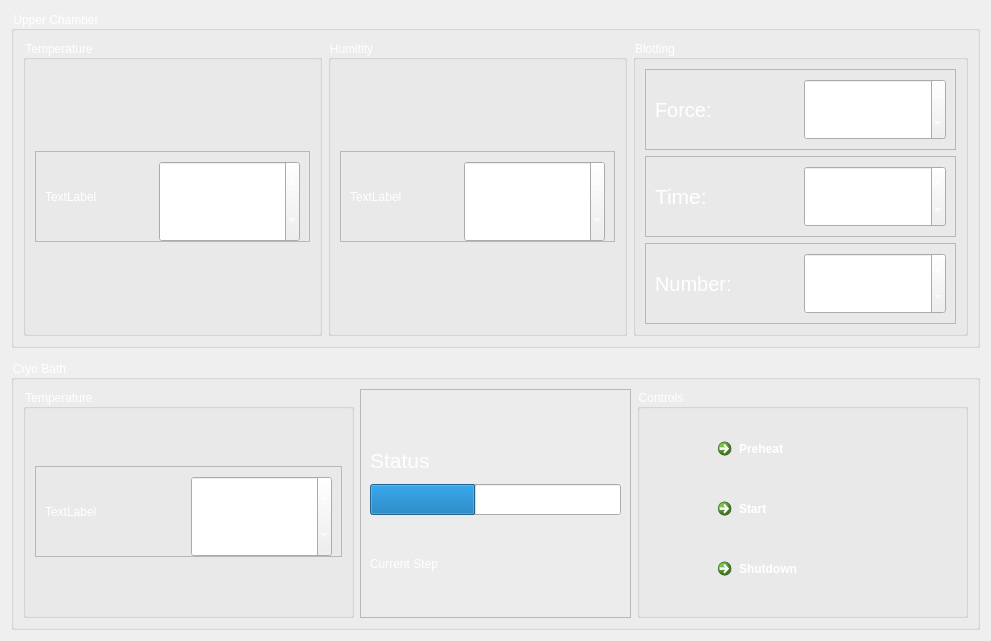
            <widget class="QWidget" name="page_home">
             <layout class="QVBoxLayout" name="verticalLayout_6">
              <item>
               <widget class="QGroupBox" name="upper_chamer_box">
                <property name="styleSheet">
                 <string notr="true">color: rgb(255, 255, 255)</string>
                </property>
                <property name="title">
                 <string>Upper Chamber</string>
                </property>
                <layout class="QHBoxLayout" name="horizontalLayout_4">
                 <item>
                  <widget class="QGroupBox" name="temp_box_2">
                   <property name="minimumSize">
                    <size>
                     <width>0</width>
                     <height>245</height>
                    </size>
                   </property>
                   <property name="title">
                    <string>Temperature</string>
                   </property>
                   <layout class="QGridLayout" name="gridLayout">
                    <item row="0" column="0">
                     <widget class="QFrame" name="frame_3">
                      <property name="minimumSize">
                       <size>
                        <width>0</width>
                        <height>91</height>
                       </size>
                      </property>
                      <property name="maximumSize">
                       <size>
                        <width>16777215</width>
                        <height>91</height>
                       </size>
                      </property>
                      <property name="frameShape">
                       <enum>QFrame::StyledPanel</enum>
                      </property>
                      <property name="frameShadow">
                       <enum>QFrame::Raised</enum>
                      </property>
                      <layout class="QHBoxLayout" name="horizontalLayout_5">
                       <item>
                        <widget class="QLabel" name="temp_lable_2">
                         <property name="minimumSize">
                          <size>
                           <width>91</width>
                           <height>51</height>
                          </size>
                         </property>
                         <property name="text">
                          <string>TextLabel</string>
                         </property>
                        </widget>
                       </item>
                       <item>
                        <widget class="QDoubleSpinBox" name="temp_control_2">
                         <property name="minimumSize">
                          <size>
                           <width>141</width>
                           <height>81</height>
                          </size>
                         </property>
                         <property name="styleSheet">
                          <string notr="true"/>
                         </property>
                         <property name="value">
                          <double>22.000000000000000</double>
                         </property>
                        </widget>
                       </item>
                      </layout>
                     </widget>
                    </item>
                   </layout>
                  </widget>
                 </item>
                 <item>
                  <widget class="QGroupBox" name="humid_box_2">
                   <property name="minimumSize">
                    <size>
                     <width>0</width>
                     <height>245</height>
                    </size>
                   </property>
                   <property name="title">
                    <string>Humitity</string>
                   </property>
                   <layout class="QGridLayout" name="gridLayout_2">
                    <item row="0" column="0">
                     <widget class="QFrame" name="frame_4">
                      <property name="minimumSize">
                       <size>
                        <width>0</width>
                        <height>91</height>
                       </size>
                      </property>
                      <property name="maximumSize">
                       <size>
                        <width>16777215</width>
                        <height>91</height>
                       </size>
                      </property>
                      <property name="frameShape">
                       <enum>QFrame::StyledPanel</enum>
                      </property>
                      <property name="frameShadow">
                       <enum>QFrame::Raised</enum>
                      </property>
                      <layout class="QHBoxLayout" name="horizontalLayout_9">
                       <item>
                        <widget class="QLabel" name="humid_lable_2">
                         <property name="minimumSize">
                          <size>
                           <width>91</width>
                           <height>51</height>
                          </size>
                         </property>
                         <property name="text">
                          <string>TextLabel</string>
                         </property>
                        </widget>
                       </item>
                       <item>
                        <widget class="QDoubleSpinBox" name="humid_control_2">
                         <property name="minimumSize">
                          <size>
                           <width>141</width>
                           <height>81</height>
                          </size>
                         </property>
                         <property name="decimals">
                          <number>0</number>
                         </property>
                         <property name="value">
                          <double>80.000000000000000</double>
                         </property>
                        </widget>
                       </item>
                      </layout>
                     </widget>
                    </item>
                   </layout>
                  </widget>
                 </item>
                 <item>
                  <widget class="QGroupBox" name="blotting_box_2">
                   <property name="minimumSize">
                    <size>
                     <width>0</width>
                     <height>245</height>
                    </size>
                   </property>
                   <property name="title">
                    <string>Blotting</string>
                   </property>
                   <layout class="QVBoxLayout" name="verticalLayout_7">
                    <item>
                     <widget class="QFrame" name="frame_6">
                      <property name="minimumSize">
                       <size>
                        <width>311</width>
                        <height>76</height>
                       </size>
                      </property>
                      <property name="frameShape">
                       <enum>QFrame::StyledPanel</enum>
                      </property>
                      <property name="frameShadow">
                       <enum>QFrame::Raised</enum>
                      </property>
                      <layout class="QHBoxLayout" name="horizontalLayout_12">
                       <item>
                        <widget class="QLabel" name="label_4">
                         <property name="minimumSize">
                          <size>
                           <width>61</width>
                           <height>41</height>
                          </size>
                         </property>
                         <property name="font">
                          <font>
                           <pointsize>15</pointsize>
                          </font>
                         </property>
                         <property name="text">
                          <string>Force:</string>
                         </property>
                        </widget>
                       </item>
                       <item>
                        <widget class="QDoubleSpinBox" name="blotting_force_control_2">
                         <property name="minimumSize">
                          <size>
                           <width>121</width>
                           <height>61</height>
                          </size>
                         </property>
                         <property name="decimals">
                          <number>0</number>
                         </property>
                         <property name="value">
                          <double>1.000000000000000</double>
                         </property>
                        </widget>
                       </item>
                      </layout>
                     </widget>
                    </item>
                    <item>
                     <widget class="QFrame" name="frame_7">
                      <property name="frameShape">
                       <enum>QFrame::StyledPanel</enum>
                      </property>
                      <property name="frameShadow">
                       <enum>QFrame::Raised</enum>
                      </property>
                      <layout class="QHBoxLayout" name="horizontalLayout_13">
                       <item>
                        <widget class="QLabel" name="label_5">
                         <property name="minimumSize">
                          <size>
                           <width>81</width>
                           <height>41</height>
                          </size>
                         </property>
                         <property name="font">
                          <font>
                           <family>Arial</family>
                           <pointsize>16</pointsize>
                          </font>
                         </property>
                         <property name="text">
                          <string>Time:</string>
                         </property>
                        </widget>
                       </item>
                       <item>
                        <widget class="QDoubleSpinBox" name="blotting_time_control_2">
                         <property name="minimumSize">
                          <size>
                           <width>121</width>
                           <height>61</height>
                          </size>
                         </property>
                         <property name="decimals">
                          <number>0</number>
                         </property>
                         <property name="value">
                          <double>1.000000000000000</double>
                         </property>
                        </widget>
                       </item>
                      </layout>
                     </widget>
                    </item>
                    <item>
                     <widget class="QFrame" name="frame_8">
                      <property name="frameShape">
                       <enum>QFrame::StyledPanel</enum>
                      </property>
                      <property name="frameShadow">
                       <enum>QFrame::Raised</enum>
                      </property>
                      <layout class="QHBoxLayout" name="horizontalLayout_14">
                       <item>
                        <widget class="QLabel" name="label_6">
                         <property name="minimumSize">
                          <size>
                           <width>81</width>
                           <height>41</height>
                          </size>
                         </property>
                         <property name="font">
                          <font>
                           <pointsize>15</pointsize>
                          </font>
                         </property>
                         <property name="text">
                          <string>Number:</string>
                         </property>
                        </widget>
                       </item>
                       <item>
                        <widget class="QDoubleSpinBox" name="blotting_number_control_2">
                         <property name="minimumSize">
                          <size>
                           <width>121</width>
                           <height>61</height>
                          </size>
                         </property>
                         <property name="decimals">
                          <number>0</number>
                         </property>
                         <property name="value">
                          <double>1.000000000000000</double>
                         </property>
                        </widget>
                       </item>
                      </layout>
                     </widget>
                    </item>
                   </layout>
                  </widget>
                 </item>
                </layout>
               </widget>
              </item>
              <item>
               <widget class="QWidget" name="spacer" native="true">
                <property name="maximumSize">
                 <size>
                  <width>16777215</width>
                  <height>10</height>
                 </size>
                </property>
                <property name="contextMenuPolicy">
                 <enum>Qt::NoContextMenu</enum>
                </property>
               </widget>
              </item>
              <item>
               <widget class="QGroupBox" name="cryo_box">
                <property name="cursor">
                 <cursorShape>ArrowCursor</cursorShape>
                </property>
                <property name="acceptDrops">
                 <bool>false</bool>
                </property>
                <property name="whatsThis">
                 <string/>
                </property>
                <property name="styleSheet">
                 <string notr="true">color: rgb(255, 255, 255)</string>
                </property>
                <property name="title">
                 <string>Cryo Bath</string>
                </property>
                <property name="checkable">
                 <bool>false</bool>
                </property>
                <layout class="QHBoxLayout" name="horizontalLayout_11">
                 <item>
                  <widget class="QGroupBox" name="temp_box_bottom_4">
                   <property name="minimumSize">
                    <size>
                     <width>331</width>
                     <height>229</height>
                    </size>
                   </property>
                   <property name="title">
                    <string>Temperature</string>
                   </property>
                   <layout class="QGridLayout" name="gridLayout_3">
                    <item row="0" column="0">
                     <widget class="QFrame" name="frame_5">
                      <property name="minimumSize">
                       <size>
                        <width>0</width>
                        <height>91</height>
                       </size>
                      </property>
                      <property name="maximumSize">
                       <size>
                        <width>16777215</width>
                        <height>91</height>
                       </size>
                      </property>
                      <property name="frameShape">
                       <enum>QFrame::StyledPanel</enum>
                      </property>
                      <property name="frameShadow">
                       <enum>QFrame::Raised</enum>
                      </property>
                      <layout class="QHBoxLayout" name="horizontalLayout_10">
                       <item>
                        <widget class="QLabel" name="temp_lable_bottom_4">
                         <property name="minimumSize">
                          <size>
                           <width>91</width>
                           <height>51</height>
                          </size>
                         </property>
                         <property name="text">
                          <string>TextLabel</string>
                         </property>
                        </widget>
                       </item>
                       <item>
                        <widget class="QDoubleSpinBox" name="temp_control_botttom_4">
                         <property name="minimumSize">
                          <size>
                           <width>141</width>
                           <height>81</height>
                          </size>
                         </property>
                         <property name="minimum">
                          <double>-200.000000000000000</double>
                         </property>
                         <property name="value">
                          <double>-190.000000000000000</double>
                         </property>
                        </widget>
                       </item>
                      </layout>
                     </widget>
                    </item>
                   </layout>
                  </widget>
                 </item>
                 <item>
                  <widget class="QFrame" name="frame">
                   <property name="frameShape">
                    <enum>QFrame::StyledPanel</enum>
                   </property>
                   <property name="frameShadow">
                    <enum>QFrame::Raised</enum>
                   </property>
                   <layout class="QGridLayout" name="gridLayout_5">
                    <item row="0" column="0">
                     <widget class="QLabel" name="label_22">
                      <property name="minimumSize">
                       <size>
                        <width>160</width>
                        <height>45</height>
                       </size>
                      </property>
                      <property name="maximumSize">
                       <size>
                        <width>0</width>
                        <height>0</height>
                       </size>
                      </property>
                      <property name="font">
                       <font>
                        <pointsize>16</pointsize>
                       </font>
                      </property>
                      <property name="text">
                       <string>Status</string>
                      </property>
                     </widget>
                    </item>
                    <item row="1" column="0">
                     <widget class="QProgressBar" name="progressBar">
                      <property name="minimumSize">
                       <size>
                        <width>251</width>
                        <height>31</height>
                       </size>
                      </property>
                      <property name="maximumSize">
                       <size>
                        <width>251</width>
                        <height>31</height>
                       </size>
                      </property>
                      <property name="value">
                       <number>42</number>
                      </property>
                     </widget>
                    </item>
                    <item row="2" column="0">
                     <widget class="QLabel" name="current_step_label">
                      <property name="minimumSize">
                       <size>
                        <width>241</width>
                        <height>51</height>
                       </size>
                      </property>
                      <property name="maximumSize">
                       <size>
                        <width>241</width>
                        <height>51</height>
                       </size>
                      </property>
                      <property name="text">
                       <string>Current Step</string>
                      </property>
                     </widget>
                    </item>
                   </layout>
                  </widget>
                 </item>
                 <item>
                  <widget class="QGroupBox" name="control_box_4">
                   <property name="minimumSize">
                    <size>
                     <width>331</width>
                     <height>229</height>
                    </size>
                   </property>
                   <property name="title">
                    <string>Controls</string>
                   </property>
                   <layout class="QGridLayout" name="gridLayout_4">
                    <item row="0" column="0">
                     <widget class="QCommandLinkButton" name="prep_button">
                      <property name="minimumSize">
                       <size>
                        <width>92</width>
                        <height>41</height>
                       </size>
                      </property>
                      <property name="maximumSize">
                       <size>
                        <width>185</width>
                        <height>41</height>
                       </size>
                      </property>
                      <property name="styleSheet">
                       <string notr="true"/>
                      </property>
                      <property name="text">
                       <string>Preheat</string>
                      </property>
                     </widget>
                    </item>
                    <item row="1" column="0">
                     <widget class="QCommandLinkButton" name="start_button_4">
                      <property name="minimumSize">
                       <size>
                        <width>92</width>
                        <height>41</height>
                       </size>
                      </property>
                      <property name="maximumSize">
                       <size>
                        <width>185</width>
                        <height>41</height>
                       </size>
                      </property>
                      <property name="styleSheet">
                       <string notr="true"/>
                      </property>
                      <property name="text">
                       <string>Start</string>
                      </property>
                     </widget>
                    </item>
                    <item row="2" column="0">
                     <widget class="QCommandLinkButton" name="shutdown_button_4">
                      <property name="minimumSize">
                       <size>
                        <width>92</width>
                        <height>41</height>
                       </size>
                      </property>
                      <property name="maximumSize">
                       <size>
                        <width>185</width>
                        <height>41</height>
                       </size>
                      </property>
                      <property name="text">
                       <string>Shutdown</string>
                      </property>
                      <property name="autoDefault">
                       <bool>true</bool>
                      </property>
                      <property name="default">
                       <bool>false</bool>
                      </property>
                     </widget>
                    </item>
                   </layout>
                  </widget>
                 </item>
                </layout>
               </widget>
              </item>
             </layout>
            </widget>
